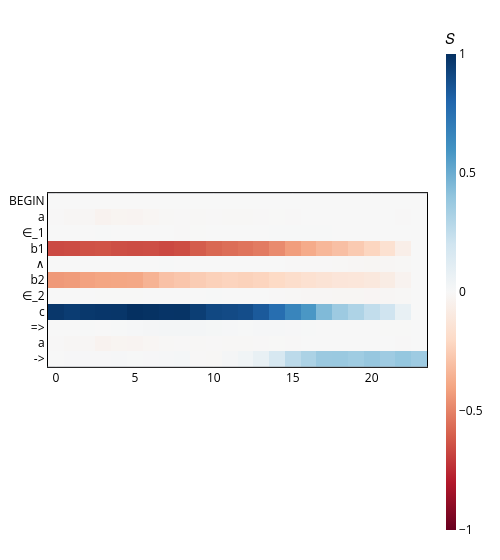

The notebook cell saved with this chart:
### Code cell
resid_to_plot2 = h.compress_by_label_spans(s_resid_denoising2.T, spans, labels, mode="mean")

# 4) normalize (your helper) and plot (your existing code stays unchanged)
resid_norm2 = h.normalise_tensor(resid_to_plot2)  # torch tensor OK
pu.plot_residual(resid_norm2.T, labels, image_dir / s_dataset.type.value / "symbolic_residual2.png")

### Figure 1 — Plotly figure (JSON) as saved in the notebook; plotly's stock layout.template omitted (floating-point values rounded to 4 significant figures; data arrays with more than 128 entries replaced by an {"elided": "..."} marker saying what was removed)
{"data": [{"coloraxis": "coloraxis", "hovertemplate": "Layer: %{x}<br>Sequence Position: %{y}<br>color: %{z}<extra></extra>", "name": "0", "type": "heatmap", "xaxis": "x", "yaxis": "y", "z": {"elided": "11x24 float values"}}], "layout": {"coloraxis": {"cmid": 0, "colorbar": {"len": 1, "lenmode": "fraction", "thickness": 10, "thicknessmode": "pixels", "title": {"text": "𝑆"}}, "colorscale": [[0, "rgb(103,0,31)"], [0.1, "rgb(178,24,43)"], [0.2, "rgb(214,96,77)"], [0.3, "rgb(244,165,130)"], [0.4, "rgb(253,219,199)"], [0.5, "rgb(247,247,247)"], [0.6, "rgb(209,229,240)"], [0.7, "rgb(146,197,222)"], [0.8, "rgb(67,147,195)"], [0.9, "rgb(33,102,172)"], [1, "rgb(5,48,97)"]]}, "font": {"color": "black", "size": 12}, "margin": {"b": 20, "l": 10, "r": 10, "t": 20}, "title": {"font": {"size": 14}}, "width": 500, "xaxis": {"anchor": "y", "constrain": "domain", "domain": [0, 1], "linecolor": "black", "linewidth": 1, "mirror": true, "scaleanchor": "y", "showline": true, "ticks": "", "title": {}}, "yaxis": {"anchor": "x", "automargin": true, "autorange": "reversed", "constrain": "domain", "domain": [0, 1], "linecolor": "black", "linewidth": 1, "mirror": true, "showline": true, "tickmode": "array", "ticks": "", "ticktext": ["BEGIN", "a", "∈_1", "b1", "∧", "b2", "∈_2", "c", "=>", "a", "->"], "tickvals": [0, 1, 2, 3, 4, 5, 6, 7, 8, 9, 10], "title": {}, "type": "linear"}}}
